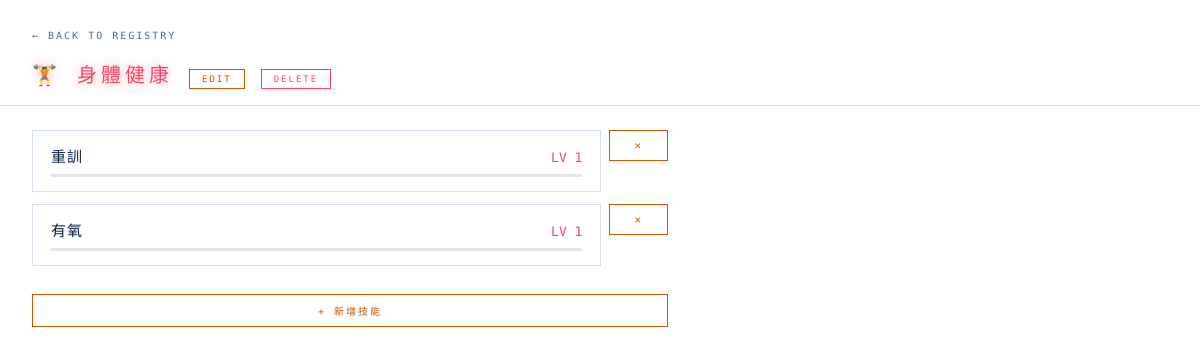
Before: /category/3 with the older database file.
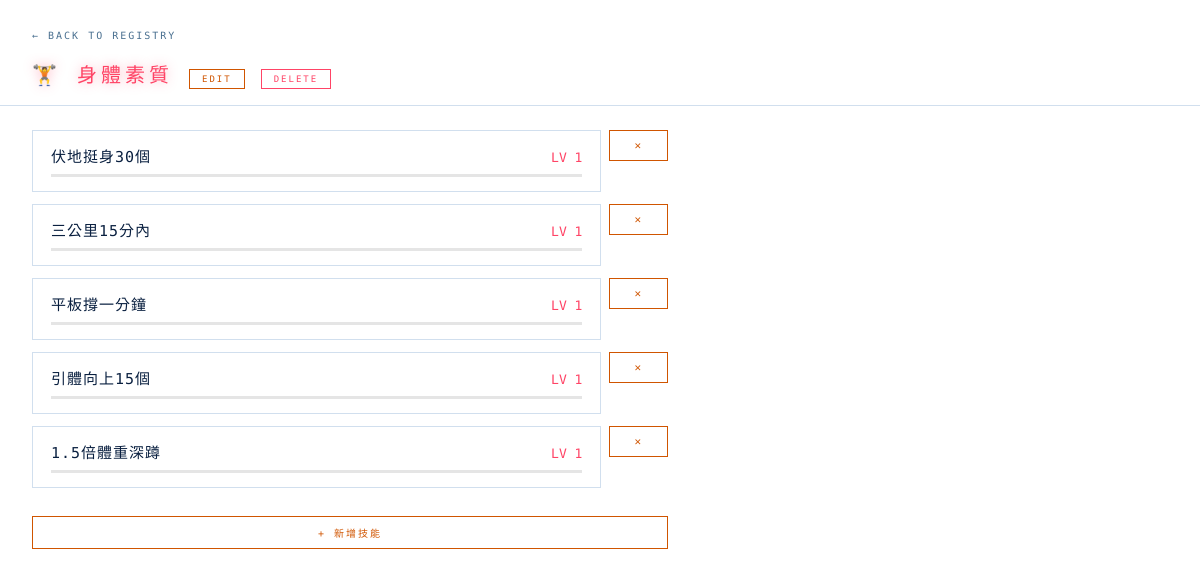
After: the same page with the newer database file.
### tables this page shows
CREATE TABLE categories (
            id         INTEGER PRIMARY KEY,
            name       TEXT NOT NULL,
            emoji      TEXT,
            color      TEXT,
            created_at DATETIME DEFAULT CURRENT_TIMESTAMP
        );

CREATE TABLE skills (
            id          INTEGER PRIMARY KEY,
            category_id INTEGER REFERENCES categories(id),
            parent_id   INTEGER REFERENCES skills(id),
            name        TEXT NOT NULL,
            description TEXT,
            created_at  DATETIME DEFAULT CURRENT_TIMESTAMP
        );

### app.py (the view)
@app.route("/category/<int:cat_id>")
def category(cat_id):
    cats = get_all_categories()
    cat = next((c for c in cats if c["id"] == cat_id), None)
    if not cat:
        return "Not found", 404
    return render_template("category.html",
                           category=cat,
                           skills=get_skills_by_category(cat_id))

### db.py (called while the page is built)
def get_db():
    conn = sqlite3.connect(DB_PATH)
    conn.row_factory = sqlite3.Row
    return conn

def xp_for_next_level(n):
    return int(100 * (n ** 1.5))

def calc_level(total_xp):
    level = 1
    accumulated = 0
    while level < 20:
        needed = xp_for_next_level(level)
        if accumulated + needed > total_xp:
            break
        accumulated += needed
        level += 1
    if level >= 20:
        return (20, 0, 0)
    current = total_xp - accumulated
    to_next = xp_for_next_level(level)
    return (level, current, to_next)

def get_skill_xp(skill_id):
    with get_db() as conn:
        row = conn.execute(
            "SELECT COALESCE(SUM(xp), 0) as total FROM xp_logs WHERE skill_id = ?",
            (skill_id,)
        ).fetchone()
        return row["total"]

### templates/category.html (shortened to what this page needs)
<!DOCTYPE html>
<html lang="zh-TW">
<head>
  <link rel="stylesheet" href="/static/style.css">
</head>
<body>
<div class="screen">
  <div class="page-header">
    <a class="back-link" href="/">← BACK TO REGISTRY</a>
    <div style="display:flex; align-items:baseline; gap:16px; margin-top:8px;">
      <div class="page-title" style="color: {{ category.color }}; text-shadow: 0 0 12px {{ category.color }}66;">
        {{ category.emoji }} {{ category.name }}
      </div>
      <button class="btn" style="font-size:9px; padding:4px 12px;" onclick="document.getElementById('cat-edit-form').style.display='block'; this.style.display='none'">EDIT</button>
      <form method="POST" action="/category/{{ category.id }}/delete" style="display:inline;" onsubmit="return confirm('確定刪除「{{ category.name }}」及底下所有技能？')">
        <button class="btn" type="submit" style="font-size:9px; padding:4px 12px; border-color:#ff4466; color:#ff4466;">DELETE</button>
      </form>
    </div>
  </div>
  <div class="skills-list">
    {% for skill in skills %}
    <div class="skill-card-wrap {% if skill.parent_id %}child{% endif %}">
      <a class="skill-card"
         href="/skill/{{ skill.id }}"
         style="--bar-color: {{ category.color }}">
        <div class="skill-card-header">
          <span class="skill-card-name">{{ skill.name }}</span>
          <span class="skill-card-level" style="color: {{ category.color }}">LV {{ skill.level }}</span>
        </div>
        <div class="xp-bar-bg">
        </div>
      </a>
      <form method="POST" action="/skill/{{ skill.id }}/delete"
            onsubmit="return confirm('確定刪除「{{ skill.name }}」及其所有子技能？')">
        <button class="btn skill-del-btn" type="submit">✕</button>
      </form>
    </div>
    {% else %}
    <div style="color: var(--text-dim); font-size: 11px; letter-spacing: 2px;">NO SKILLS YET</div>
    {% endfor %}
    <button class="btn" style="margin-top:16px; font-size:10px;"
            onclick="document.getElementById('add-skill-form').style.display='block'; this.style.display='none'">
      + 新增技能
    </button>
  </div>
</div>
</body>
</html>

Changed rows visible on the page:
changed categories: name "身體健康" → "身體素質"
changed skills: name "重訓" → "伏地挺身30個"
changed skills: name "有氧" → "三公里15分內"
added skills: name "平板撐一分鐘", level "1"
added skills: name "引體向上15個", level "1"
added skills: name "1.5倍體重深蹲", level "1"
